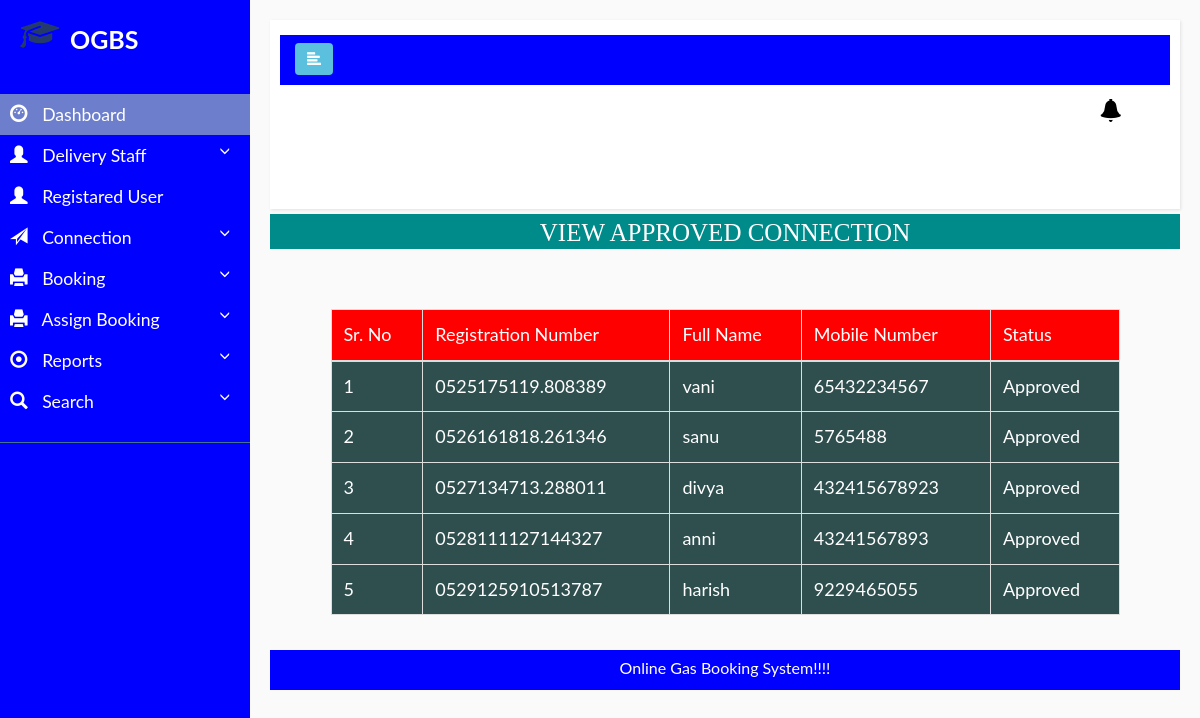
The app's page /adminapprovedconnection with its own data.
### gasbooking/models.py (models this page shows, shortened)
class Newconnection(models.Model):
    user=models.ForeignKey(Registration,on_delete=models.CASCADE, null=True)
    gen=models.CharField(max_length=100,null=True)
    nationality=models.CharField(max_length=100,null=True)
    merriedstatus=models.CharField(max_length=100,null=True)
    address=models.CharField(max_length=100,null=True)
    related=models.CharField(max_length=100,null=True)
    fname=models.CharField(max_length=100,null=True)
    lname=models.CharField(max_length=100,null=True)
    city=models.CharField(max_length=100,null=True)
    connection=models.CharField(max_length=100,null=True)
    registration=models.CharField(max_length=100,null=True)
    date=models.CharField(max_length=100,null=True)
    zipcode=models.CharField(max_length=100,null=True)
    img=models.FileField(null=True)
    cost=models.CharField(max_length=100,null=True)
    status=models.CharField(max_length=100,null=True)

class Registration(models.Model):
    user=models.ForeignKey(User,on_delete=models.CASCADE, null=True)
    mobile=models.CharField(max_length=100,null=True)

### gasbooking/views.py (the view)
# urls.py: path('adminapprovedconnection',admin_approvedconnection,name='admin_approvedconnection'),
def admin_approvedconnection(request):
    data=Newconnection.objects.all()
    d={'data':data}
    return render(request,'admin_approvedconnection.html',d)

### gasbooking/templates/admin_approvedconnection.html (shortened to what this page needs)
{% extends 'admin_nav.html' %}
{% block body %}
<center>
      <h1 style="font-size:25px; background-color:darkcyan;height:35px;color:white;padding:5px;margin-top:5px;font-family : 'Monotype Corsiva" align="center"> VIEW APPROVED CONNECTION </h1>
</center>
 <div class="container" style="margin-top:60px;width:90%">
<table class="table table-bordered" id="myTable">
  <thead>
  <tr>
    <th>Sr. No</th>
    <th>Registration Number</th>
    <th>Full Name</th>
    <th>Mobile Number</th>
    <th>Status</th>
  </tr>
  </thead>
   <tbody>
{% for i in data %}
 {% if i.connection == 'Approved' %}
  <tr>
        <td>{{forloop.counter}}</td>
        <td>{{i.registration}}</td>
        <td>{{i.user.user.username}}</td>
        <td>{{i.user.mobile}}</td>
        <td>{{i.connection}}</td>
  </tr>
{% endif %}
   {% endfor %}
    </tbody>
</table>
 </div>
<div class="footer" align="center" style=" margin-top:15px; background-color:blue; height:40px;color:white; padding:8px;">
    Online Gas Booking System!!!!
</div>
{% endblock %}

### gasbooking/templates/admin_nav.html (shortened to what this page needs)
<!DOCTYPE html>
{% load static %}
<html>
    <head>
        <link rel="stylesheet" href="https://maxcdn.bootstrapcdn.com/bootstrap/3.3.7/css/bootstrap.min.css">
        <link href="static/style.css" rel="stylesheet" type="text/css" media="all"/>
             <link href="static/style1.css" rel="stylesheet" type="text/css" media="all"/>
        <link rel="stylesheet" href="static/style4.css">
        <link rel = stylesheet href = "//cdn.datatables.net/1.10.19/css/jquery.dataTables.min.css">
    </head>
    <body >
        <div class="wrapper" style="width:100%">
            <nav id="sidebar" style="background-color:blue">
                <div style="padding:20px">
    <img src="{% static 'image/logo.png' %}" style="width:40px;color:white"><span style="font-weight:bold;color:white;font-size:25px;margin-left:10px">OGBS</span>
  </div>
                <ul class="list-unstyled components">
                    <li class="active">
                        <a href="{% url 'admin_home' %}">
                            <i class="glyphicon glyphicon-dashboard"></i>
                           Dashboard
                        </a>
                    <li>
                      <a href="#pageSubmenu" data-toggle="collapse" aria-expanded="false">
                             <i class="glyphicon glyphicon-user"></i>
                           Delivery Staff
                        </a>
                        <a href="{% url 'view_user' %}">
                             <i class="glyphicon glyphicon-user"></i>
                           Registared User
                        </a>
                        <a href="#pageSubmenu1" data-toggle="collapse" aria-expanded="false">
                            <i class="glyphicon glyphicon-send"></i>
                            Connection
                        </a>
                        <a href="#pageSubmenu2" data-toggle="collapse" aria-expanded="false">
                            <i class="glyphicon glyphicon-print"></i>
                            Booking
                        </a>
 <a href="#pageSubmenu3" data-toggle="collapse" aria-expanded="false">
                            <i class="glyphicon glyphicon-print"></i>
                            Assign Booking
                        </a>
                        <a href="#pageSubmenu4" data-toggle="collapse" aria-expanded="false">
                            <i class="glyphicon glyphicon-record"></i>
                            Reports
                        </a>
                        <a href="#pageSubmenu5" data-toggle="collapse" aria-expanded="false">
                            <i class="glyphicon glyphicon-search"></i>
                            Search
                        </a>
                </li>
                </ul>
            </nav>
            <div id="content" style="width:100%" >
                <nav class="navbar navbar-default" style="width:100%;margin-bottom:5px">
                    <div class="container-fluid" style="width:100%;background-color:blue;height:50px">
                        <div class="navbar-header" >
                            <button type="button" id="sidebarCollapse" class="btn btn-info navbar-btn">
                                <i class="glyphicon glyphicon-align-left"></i>
                            </button>
                        </div>
                        <div class="collapse navbar-collapse" id="bs-example-navbar-collapse-1" style="width:100%">
                            <ul class="nav navbar-nav ">
                                <li><a href="{% url 'admin_home' %}" style="margin-left:100px;color:white">Home</a></li>
                                <li><a href="{% url 'all_connection' %}" style="color:white"> Connection</a></li>
                                <li><a href="{% url 'view_staff' %}" style="color:white">Staff</a></li>
                                <li><a href="{% url 'all_booking' %}" style="color:white"> Booking </a></li>
                        <li><a href="{% url 'admin_viewconnection' %}" >
                            <i style="color:white;margin-left:270px;font-size:20px" class="glyphicon glyphicon-bell"></i>
                        </a>
                    </li>
                            <li><a href="{% url 'admin_viewbooking' %}" >
                            <i style="color:black;margin-left:20px;font-size:23px" class="glyphicon glyphicon-bell"></i>
                        </a>
                    </li>
                                 <li><a href="{% url 'logout' %}" style="color:white">  <i style="color:white;margin-left:20px;font-size:20px" class="glyphicon glyphicon-log-out"></i> </a></li>
                            </ul>
                        </div>
                    </div>
                </nav>
                {% block body %}
                {% endblock %}
            </div>
    </body>
</html>

### gasbooking/static/style.css (style rules this page uses)
html,body,div,span,applet,object,iframe,h1,h2,h3,h4,h5,h6,p,blockquote,pre,a,abbr,acronym,address,big,cite,code,del,dfn,em,img,ins,kbd,q,s,samp,small,strike,strong,sub,sup,tt,var,b,u,i,dl,dt,dd,ol,nav ul,nav li,fieldset,form,label,legend,table,caption,tbody,tfoot,thead,tr,th,td,article,aside,canvas,details,embed,figure,figcaption,footer,header,hgroup,menu,nav,output,ruby,section,summary,time,mark,audio,video { margin:0;padding:0;border:0;font-size:100%;font:inherit;vertical-align:baseline; }
article, aside, details, figcaption, figure,footer, header, hgroup, menu, nav, section { display: block; }
ol,ul { list-style:none;margin:0px;padding:0px; }
table { border-collapse:collapse;border-spacing:0; }
a { text-decoration:none; }
img { max-width:100%; }

### gasbooking/static/style1.css (style rules this page uses)
* { margin: 0; padding: 0; box-sizing: border-box; list-style: none; text-decoration: none; font-family: 'Josefin Sans', sans-serif; }
body { background-color:darkcyan; }
.wrapper { display: flex; position: relative; }

### gasbooking/static/style4.css (style rules this page uses)
body { font-family: 'Poppins', sans-serif; background: #fafafa; }
a, a:hover, a:focus { color: inherit; text-decoration: none; transition: all 0.3s; }
.navbar { padding: 15px 10px; background: #fff; border: none; border-radius: 0; margin-bottom: 40px; box-shadow: 1px 1px 3px rgba(0, 0, 0, 0.1); }
.navbar-btn { box-shadow: none; outline: none !important; border: none; }
i, span { display: inline-block; }
.wrapper { display: flex; align-items: stretch; }
#sidebar { min-width: 250px; max-width: 250px; background: #7386D5; color: #fff; transition: all 0.3s; }
#sidebar ul li a { text-align: left; }
#sidebar ul.components { padding: 20px 0; border-bottom: 1px solid #47748b; }
#sidebar ul li a { padding: 10px; font-size: 1.1em; display: block; }
#sidebar ul li a i { margin-right: 10px; }
#sidebar ul li.active > a, a[aria-expanded="true"] { color: #fff; background: #6d7fcc; }
a[data-toggle="collapse"] { position: relative; }
a[aria-expanded="false"]::before, a[aria-expanded="true"]::before { content: '\e259'; display: block; position: absolute; right: 20px; font-family: 'Glyphicons Halflings'; font-size: 0.6em; }
#content { padding: 20px; min-height: 100vh; transition: all 0.3s; }

### gasbooking/templates/admin_nav.html (style rules this page uses)
#myTable { border-collapse: collapse; width: 100%; border: 1px solid #ddd; font-size: 18px; }
#myTable th { text-align: left; padding: 12px; background-color:red ; color: white; }
#myTable td { text-align: left; padding: 12px; background-color: DarkSlateGrey; color:white; }
#myTable tr { border-bottom: 1px solid #ddd; }
body { font-family: "Lato", sans-serif; }

### records on screen
Newconnection: registration "0525175119.808389", user.user.username "vani", user.mobile "65432234567", connection "Approved"
Newconnection: registration "0526161818.261346", user.user.username "sanu", user.mobile "5765488", connection "Approved"
Newconnection: registration "0527134713.288011", user.user.username "divya", user.mobile "432415678923", connection "Approved"
Newconnection: registration "0528111127144327", user.user.username "anni", user.mobile "43241567893", connection "Approved"
Newconnection: registration "0529125910513787", user.user.username "harish", user.mobile "9229465055", connection "Approved"
